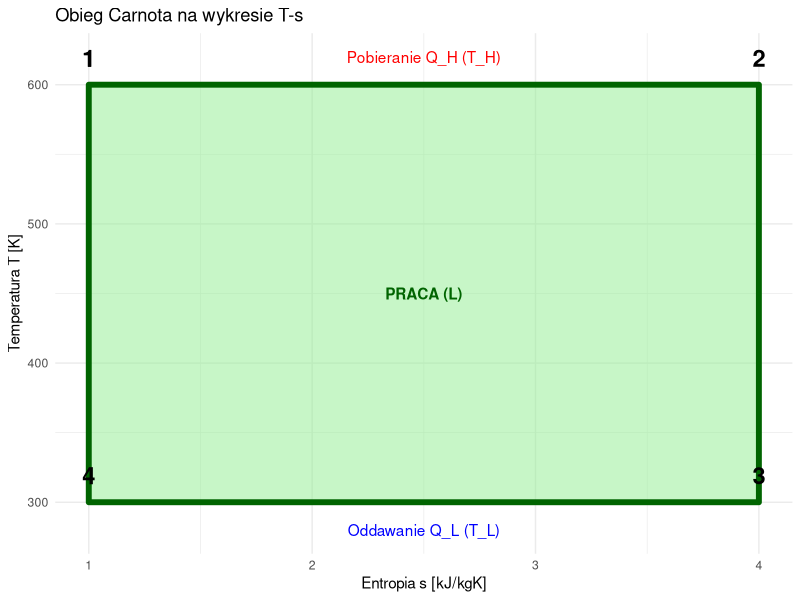

Generate this figure with R:
## ---- chunk 1
#| label: carnot-ts
#| echo: false
#| fig-width: 6
#| fig-height: 5

library(ggplot2)

df_carnot <- data.frame(
  s = c(1, 4, 4, 1, 1),
  T = c(600, 600, 300, 300, 600),
  Label = c("1", "2", "3", "4", "1")
)

ggplot(df_carnot, aes(x=s, y=T)) +
  geom_polygon(fill="lightgreen", alpha=0.5, color="darkgreen", size=2) +
  geom_text(aes(label=Label), vjust=-1, size=6, fontface="bold") +
  annotate("text", x=2.5, y=450, label="PRACA (L)", fontface="bold", color="darkgreen") +
  annotate("text", x=2.5, y=620, label="Pobieranie Q_H (T_H)", color="red") +
  annotate("text", x=2.5, y=280, label="Oddawanie Q_L (T_L)", color="blue") +
  theme_minimal() +
  labs(title="Obieg Carnota na wykresie T-s", x="Entropia s [kJ/kgK]", y="Temperatura T [K]")
